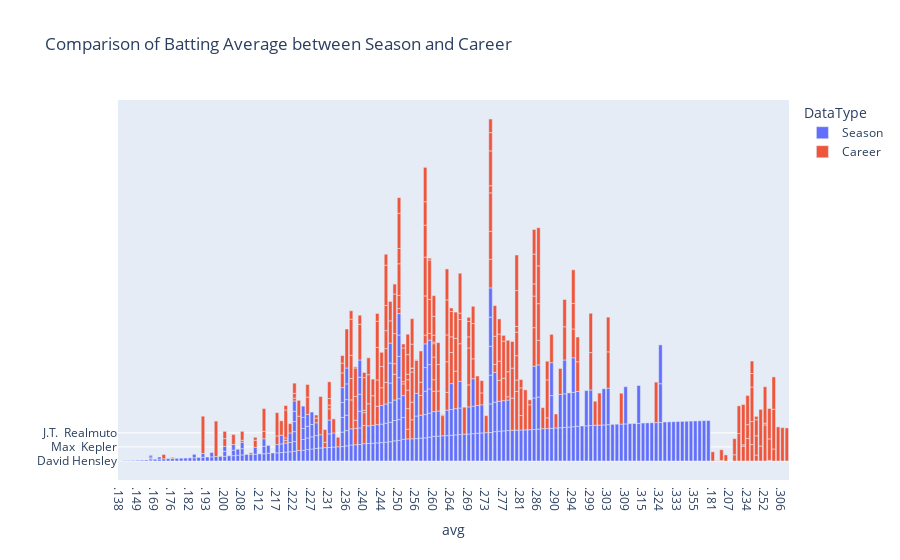

The notebook cell this image was saved under:
### Code cell
combined_data = pd.concat([player_season.assign(DataType='Season'),
                           player_career.assign(DataType='Career')])
combined_data = combined_data.sort_values('avg', ascending=True)
fig = px.bar(combined_data, x='avg', y='FullName', color='DataType',
             title='Comparison of Batting Average between Season and Career',
             orientation='v')
fig.update_layout(yaxis=dict(title=''))
fig.show()

### Figure 1 — Plotly figure (JSON) as saved in the notebook; plotly's stock layout.template omitted (floating-point values rounded to 4 significant figures; data arrays with more than 128 entries replaced by an {"elided": "..."} marker saying what was removed)
{"data": [{"alignmentgroup": "True", "hovertemplate": "DataType=Season<br>avg=%{x}<br>FullName=%{y}<extra></extra>", "legendgroup": "Season", "marker": {"color": "#636efa", "pattern": {"shape": ""}}, "name": "Season", "offsetgroup": "Season", "orientation": "v", "showlegend": true, "textposition": "auto", "type": "bar", "x": {"elided": "274 str values"}, "xaxis": "x", "y": {"elided": "274 str values"}, "yaxis": "y"}, {"alignmentgroup": "True", "hovertemplate": "DataType=Career<br>avg=%{x}<br>FullName=%{y}<extra></extra>", "legendgroup": "Career", "marker": {"color": "#EF553B", "pattern": {"shape": ""}}, "name": "Career", "offsetgroup": "Career", "orientation": "v", "showlegend": true, "textposition": "auto", "type": "bar", "x": {"elided": "274 str values"}, "xaxis": "x", "y": {"elided": "274 str values"}, "yaxis": "y"}], "layout": {"barmode": "relative", "legend": {"title": {"text": "DataType"}, "tracegroupgap": 0}, "title": {"text": "Comparison of Batting Average between Season and Career"}, "xaxis": {"anchor": "y", "domain": [0, 1], "title": {"text": "avg"}}, "yaxis": {"anchor": "x", "domain": [0, 1], "title": {"text": ""}}}}
